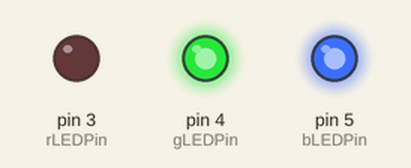
A sketch run on a simulated Arduino Uno, built with avr-gcc and run on an emulated ATmega328P. Shown: output pins drawn as LEDs (lit = HIGH).

Above: at 0.5 s.
At 2.5 s:
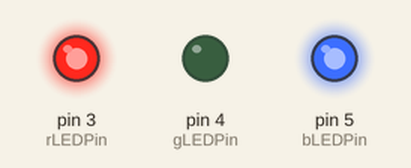
At 4.5 s:
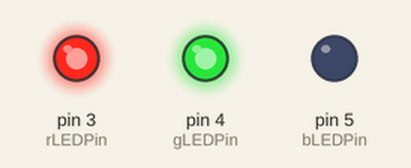
At 5.5 s:
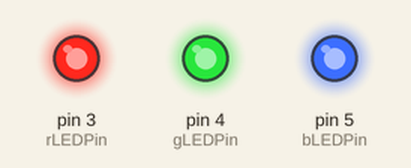
Timing chart, 0 to 7.8 s (numbered marks = the images above):
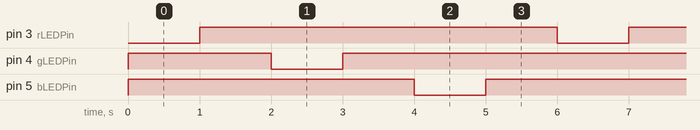

The sketch:

sketch_sep24a_copy_20250924155239.ino
```cpp
const int rLEDPin = 3;
const int gLEDPin = 4;
const int bLEDPin = 5;

void setup() {
  // put your setup code here, to run once:
  pinMode(rLEDPin, OUTPUT);
  pinMode(gLEDPin, OUTPUT);
  pinMode(bLEDPin, OUTPUT);

}

void loop() {
  // put your main code here, to run repeatedly:
 // red
  digitalWrite(rLEDPin, LOW);
  digitalWrite(gLEDPin, HIGH);
  digitalWrite(bLEDPin, HIGH);
  delay(1000);
// turn off
  digitalWrite(rLEDPin, HIGH);
  digitalWrite(gLEDPin, HIGH);
  digitalWrite(bLEDPin, HIGH);
  delay(1000);
// green
  digitalWrite(rLEDPin, HIGH);
  digitalWrite(gLEDPin, LOW);
  digitalWrite(bLEDPin, HIGH);
  delay(1000);

// turn off
  digitalWrite(rLEDPin, HIGH);
  digitalWrite(gLEDPin, HIGH);
  digitalWrite(bLEDPin, HIGH);
  delay(1000);
// blue
  digitalWrite(rLEDPin, HIGH);
  digitalWrite(gLEDPin, HIGH);
  digitalWrite(bLEDPin, LOW);
  delay(1000);
// turn off
  digitalWrite(rLEDPin, HIGH);
  digitalWrite(gLEDPin, HIGH);
  digitalWrite(bLEDPin, HIGH);
  delay(1000);
  }
```

Measured:
- by itself, pin 3 (rLEDPin): alternates HIGH for 5.0 s and LOW for 1.0 s
- by itself, pin 4 (gLEDPin), pin 5 (bLEDPin): repeats every 6.0 s: LOW 1.0 s, HIGH 5.0 s
- by itself, everything shown: repeats every 6.0 s, in 6 steps
